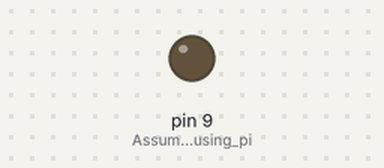
The sketch below on a simulated Arduino Uno, built with avr-gcc and run on an emulated ATmega328P. Parts: output pins drawn as LEDs (lit = HIGH).

Above: at 0.15 s.
Timing chart, 0 to 1.6 s (numbered marks = the images above):
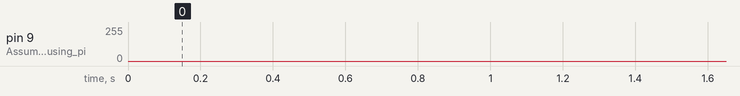

The sketch:

generacion_DA.ino
```cpp
#include <TimerOne.h>

// Define the table (2D array)
int senoidal[255] = {
  0x80,
0x83,
0x86,
0x89,
0x8C,
0x8F,
0x92,
0x95,
0x98,
0x9B,
0x9E,
0xA2,
0xA5,
0xA7,
0xAA,
0xAD,
0xB0,
0xB3,
0xB6,
0xB9,
0xBC,
0xBE,
0xC1,
0xC4,
0xC6,
0xC9,
0xCB,
0xCE,
0xD0,
0xD3,
0xD5,
0xD7,
0xDA,
0xDC,
0xDE,
0xE0,
0xE2,
0xE4,
0xE6,
0xE8,
0xE9,
0xEB,
0xED,
0xEE,
0xF0,
0xF1,
0xF3,
0xF4,
0xF5,
0xF6,
0xF7,
0xF8,
0xF9,
0xFA,
0xFB,
0xFC,
0xFC,
0xFD,
0xFD,
0xFE,
0xFE,
0xFE,
0xFE,
0xFE,
0xFE,
0xFE,
0xFE,
0xFE,
0xFE,
0xFD,
0xFD,
0xFC,
0xFC,
0xFB,
0xFA,
0xFA,
0xF9,
0xF8,
0xF7,
0xF6,
0xF4,
0xF3,
0xF2,
0xF0,
0xEF,
0xED,
0xEC,
0xEA,
0xE8,
0xE7,
0xE5,
0xE3,
0xE1,
0xDF,
0xDD,
0xDB,
0xD8,
0xD6,
0xD4,
0xD2,
0xCF,
0xCD,
0xCA,
0xC8,
0xC5,
0xC2,
0xC0,
0xBD,
0xBA,
0xB7,
0xB5,
0xB2,
0xAF,
0xAC,
0xA9,
0xA6,
0xA3,
0xA0,
0x9D,
0x9A,
0x97,
0x94,
0x91,
0x8E,
0x8A,
0x87,
0x84,
0x81,
0x7E,
0x7B,
0x78,
0x75,
0x71,
0x6E,
0x6B,
0x68,
0x65,
0x62,
0x5F,
0x5C,
0x59,
0x56,
0x53,
0x50,
0x4D,
0x4A,
0x48,
0x45,
0x42,
0x3F,
0x3D,
0x3A,
0x37,
0x35,
0x32,
0x30,
0x2D,
0x2B,
0x29,
0x27,
0x24,
0x22,
0x20,
0x1E,
0x1C,
0x1A,
0x18,
0x17,
0x15,
0x13,
0x12,
0x10,
0xF,
0xD,
0xC,
0xB,
0x9,
0x8,
0x7,
0x6,
0x5,
0x5,
0x4,
0x3,
0x3,
0x2,
0x2,
0x1,
0x1,
0x1,
0x1,
0x1,
0x1,
0x1,
0x1,
0x1,
0x1,
0x2,
0x2,
0x3,
0x3,
0x4,
0x5,
0x6,
0x7,
0x8,
0x9,
0xA,
0xB,
0xC,
0xE,
0xF,
0x11,
0x12,
0x14,
0x16,
0x17,
0x19,
0x1B,
0x1D,
0x1F,
0x21,
0x23,
0x25,
0x28,
0x2A,
0x2C,
0x2F,
0x31,
0x34,
0x36,
0x39,
0x3B,
0x3E,
0x41,
0x43,
0x46,
0x49,
0x4C,
0x4F,
0x52,
0x55,
0x58,
0x5A,
0x5D,
0x61,
0x64,
0x67,
0x6A,
0x6D,
0x70,
0x73,
0x76,
0x79,
0x7C,

 }; // PWM values

// Counter to keep track of the index
volatile int counter = 0;

void setup() {
  Serial.begin(9600);

  // Set up PWM pin
  pinMode(9, OUTPUT); // Assuming you are using pin 9 for PWM

  // Initialize Timer1
  Timer1.initialize(392);
  Timer1.attachInterrupt(updatePWM); // Attach the interrupt function
}

// Function to update PWM based on the table values
void updatePWM() {
  int pwmValue = senoidal[counter];
  analogWrite(9, pwmValue); // Assuming you are using pin 9 for PWM

  // Increment the counter and reset it if it reaches the end
  counter++;
  if (counter >= 255) {
    counter = 0;
  }
}

void loop() {
  // The loop is empty because the PWM output is updated in the interrupt function
}
```
